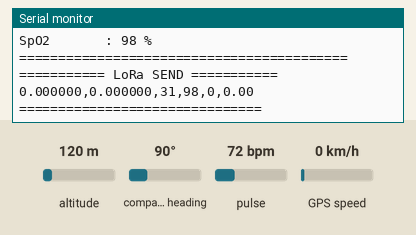
Simulated run of this sketch. Board: ESP32. Shown: the last lines printed to the serial monitor. Inputs (shaded band) come from the test bench; at power-on: altitude 120 m, pulse 72 bpm, compass heading 90°, GPS speed 0 km/h. The GPS gets a fix after 3 s at 37.7749, -122.4194 with 8 satellites; no radio packets arrive unless stated.

Above: at 2.2 s.
2.3 s: altitude set to 20 m
At 4.8 s:
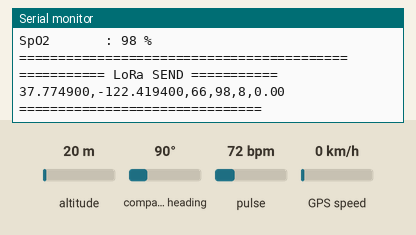
5.5 s: pulse set to 42 bpm
At 6.12 s:
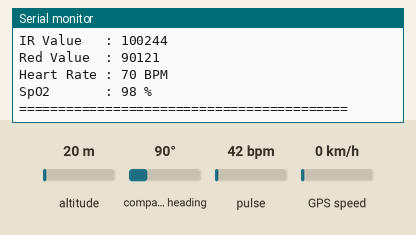
7.0 s: compass heading set to 180°
At 8.4 s:
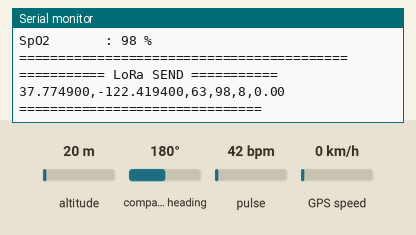
8.5 s: GPS speed set to 2 km/h
At 10.8 s:
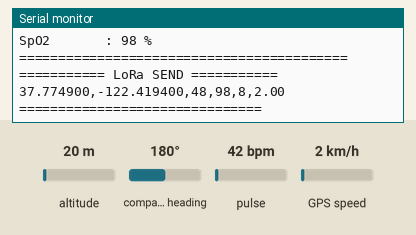
Timing chart, 0 to 11.0 s (numbered marks = the images above; inputs shaded):
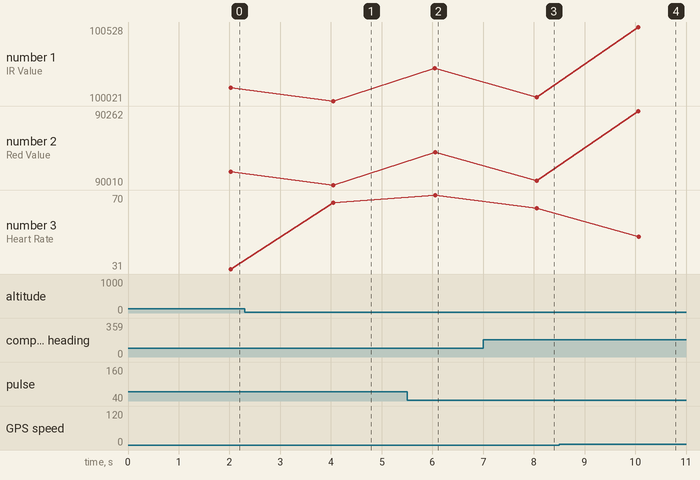

The sketch:

TransmitterAll.ino
```cpp
//====================================================
// LIBRARY
//====================================================

#include <Wire.h>
#include <SPI.h>
#include <LoRa.h>
#include <TinyGPS++.h>

#include "MAX30105.h"
#include "heartRate.h"

//====================================================
// MAX30102
//====================================================

MAX30105 particleSensor;

//====================================================
// GPS
//====================================================

TinyGPSPlus gps;
HardwareSerial GPS(1);

//====================================================
// PIN I2C MAX30102
//====================================================

#define SDA_PIN 21
#define SCL_PIN 22

//====================================================
// PIN GPS Neo-6M
//====================================================

#define GPS_RX 13
#define GPS_TX 15

//====================================================
// PIN LORA TTGO LoRa32
//====================================================

#define LORA_SCK   5
#define LORA_MISO 19
#define LORA_MOSI 27

#define LORA_SS   18
#define LORA_RST  23
#define LORA_DIO0 26

#define LORA_BAND 915E6

//====================================================
// HEART RATE VARIABLE
//====================================================

const byte RATE_SIZE = 4;

byte rates[RATE_SIZE];
byte rateSpot = 0;

long lastBeat = 0;

float beatsPerMinute = 0;
int beatAvg = 0;

long irValue = 0;
long redValue = 0;

int spo2 = 0;

//====================================================
// GPS VARIABLE
//====================================================

double latitude = 0.0;
double longitude = 0.0;
double altitude = 0.0;
double speedGPS = 0.0;

int satellites = 0;

bool gpsFix = false;

//====================================================
// TIMER
//====================================================

unsigned long previousMillis = 0;

const unsigned long interval = 2000;

//====================================================
// SETUP
//====================================================

void setup()
{
    Serial.begin(115200);

    delay(1000);

    Serial.println();
    Serial.println("=====================================");
    Serial.println(" SMART LIFE JACKET");
    Serial.println(" TRANSMITTER");
    Serial.println("=====================================");

    //------------------------------------------------
    // I2C
    //------------------------------------------------

    Wire.begin(SDA_PIN, SCL_PIN);

    //------------------------------------------------
    // MAX30102
    //------------------------------------------------

    if (!particleSensor.begin(Wire, I2C_SPEED_STANDARD))
    {
        Serial.println("ERROR : MAX30102 NOT FOUND");

        while (1);
    }

    Serial.println("MAX30102 OK");

    particleSensor.setup(
        100,      // LED Brightness
        8,        // Sample Average
        2,        // LED Mode (Red + IR)
        400,      // Sample Rate
        411,      // Pulse Width
        4096      // ADC Range
    );

    particleSensor.setPulseAmplitudeRed(0x32);
    particleSensor.setPulseAmplitudeIR(0x32);

    //------------------------------------------------
    // GPS
    //------------------------------------------------

    GPS.begin(
        9600,
        SERIAL_8N1,
        GPS_RX,
        GPS_TX
    );

    Serial.println("GPS OK");

    //------------------------------------------------
    // LORA
    //------------------------------------------------

    SPI.begin(
        LORA_SCK,
        LORA_MISO,
        LORA_MOSI,
        LORA_SS
    );

    LoRa.setPins(
        LORA_SS,
        LORA_RST,
        LORA_DIO0
    );

    if (!LoRa.begin(LORA_BAND))
    {
        Serial.println("ERROR : LoRa Failed");

        while (1);
    }

    Serial.println("LoRa OK");

    Serial.println();
    Serial.println("=====================================");
    Serial.println(" SYSTEM READY ");
    Serial.println("=====================================");
}

//====================================================
// MEMBACA GPS
//====================================================

void readGPS()
{
    while (GPS.available())
    {
        gps.encode(GPS.read());
    }

    if (gps.location.isValid())
    {
        gpsFix = true;

        latitude = gps.location.lat();
        longitude = gps.location.lng();

        altitude = gps.altitude.meters();

        speedGPS = gps.speed.kmph();

        satellites = gps.satellites.value();
    }
    else
    {
        gpsFix = false;
    }
}

//====================================================
// MEMBACA HEART RATE
//====================================================

void readHeartRate()
{
    irValue = particleSensor.getIR();
    redValue = particleSensor.getRed();

    //------------------------------------------
    // Tidak ada jari
    //------------------------------------------

    if (irValue < 50000)
    {
        beatAvg = 0;
        spo2 = 0;
        return;
    }

    //------------------------------------------
    // BPM
    //------------------------------------------

    if (checkForBeat(irValue))
    {
        long delta = millis() - lastBeat;

        lastBeat = millis();

        beatsPerMinute = 60.0 / (delta / 1000.0);

        if (beatsPerMinute > 40 && beatsPerMinute < 180)
        {
            rates[rateSpot++] = (byte)beatsPerMinute;

            rateSpot %= RATE_SIZE;

            beatAvg = 0;

            for (byte i = 0; i < RATE_SIZE; i++)
            {
                beatAvg += rates[i];
            }

            beatAvg /= RATE_SIZE;
        }
    }

    //------------------------------------------
    // Estimasi SpO2
    //------------------------------------------

    if (irValue > 105000)
        spo2 = 99;

    else if (irValue > 95000)
        spo2 = 98;

    else if (irValue > 85000)
        spo2 = 97;

    else if (irValue > 75000)
        spo2 = 96;

    else if (irValue > 65000)
        spo2 = 95;

    else
        spo2 = 94;
}

//====================================================
// SERIAL MONITOR
//====================================================

void printSerial()
{
    Serial.println();
    Serial.println("==========================================");

    if (gpsFix)
    {
        Serial.println("GPS STATUS : FIX");

        Serial.print("Latitude   : ");
        Serial.println(latitude, 6);

        Serial.print("Longitude  : ");
        Serial.println(longitude, 6);

        Serial.print("Altitude   : ");
        Serial.print(altitude);
        Serial.println(" m");

        Serial.print("Satellite  : ");
        Serial.println(satellites);

        Serial.print("Speed      : ");
        Serial.print(speedGPS, 2);
        Serial.println(" km/h");
    }
    else
    {
        Serial.println("GPS STATUS : WAITING FIX...");
    }

    Serial.println("------------------------------------------");

    Serial.print("IR Value   : ");
    Serial.println(irValue);

    Serial.print("Red Value  : ");
    Serial.println(redValue);

    Serial.print("Heart Rate : ");
    Serial.print(beatAvg);
    Serial.println(" BPM");

    Serial.print("SpO2       : ");
    Serial.print(spo2);
    Serial.println(" %");

    Serial.println("==========================================");
}

//====================================================
// KIRIM DATA LORA
//====================================================

void sendLoRa()
{
    //------------------------------------------------
    // Format Data
    //
    // Latitude,
    // Longitude,
    // BPM,
    // SpO2,
    // Satellite,
    // Speed
    //------------------------------------------------

    String packet = "";

    packet += String(latitude,6);
    packet += ",";

    packet += String(longitude,6);
    packet += ",";

    packet += String(beatAvg);
    packet += ",";

    packet += String(spo2);
    packet += ",";

    packet += String(satellites);
    packet += ",";

    packet += String(speedGPS,2);

    //------------------------------------------------
    // Kirim LoRa
    //------------------------------------------------

    LoRa.beginPacket();

    LoRa.print(packet);

    LoRa.endPacket();

    //------------------------------------------------
    // Serial Monitor
    //------------------------------------------------

    Serial.println();

    Serial.println("=========== LoRa SEND ===========");

    Serial.println(packet);

    Serial.println("===============================");
}

//====================================================
// LOOP
//====================================================

void loop()
{
    //----------------------------------------------
    // Update GPS
    //----------------------------------------------

    readGPS();

    //----------------------------------------------
    // Update Heart Rate
    //----------------------------------------------

    readHeartRate();

    //----------------------------------------------
    // Kirim setiap 2 detik
    //----------------------------------------------

    if (millis() - previousMillis >= interval)
    {
        previousMillis = millis();

        printSerial();

        sendLoRa();
    }

    delay(10);
}
```

Measured:
- after the input at 2.3 s, the serial monitor: prints a new line after 1.7 s (image 1)
- after the input at 5.5 s, the serial monitor: prints a new line after 0.55 s (image 2)
- after the input at 8.5 s, the serial monitor: prints a new line after 1.6 s (image 4)
- plotted number 1: 100021 → 100244 after the input at 5.5 s
- plotted number 2: 90010 → 90121 after the input at 5.5 s
